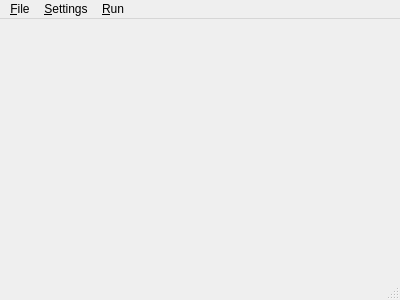
<?xml version="1.0" encoding="UTF-8"?>
<ui version="4.0">
 <class>EDVSD_Viewer</class>
 <widget class="QMainWindow" name="EDVSD_Viewer">
  <property name="geometry">
   <rect>
    <x>0</x>
    <y>0</y>
    <width>400</width>
    <height>300</height>
   </rect>
  </property>
  <property name="windowTitle">
   <string>EDVSD_Viewer</string>
  </property>
  <widget class="QWidget" name="centralWidget"/>
  <widget class="QMenuBar" name="menuBar">
   <property name="geometry">
    <rect>
     <x>0</x>
     <y>0</y>
     <width>400</width>
     <height>26</height>
    </rect>
   </property>
   <widget class="QMenu" name="menu_File">
    <property name="title">
     <string>&amp;File</string>
    </property>
    <addaction name="action_Open_File"/>
    <addaction name="action_Close_File"/>
    <addaction name="separator"/>
    <addaction name="actionE_xit"/>
   </widget>
   <widget class="QMenu" name="menu_Settings">
    <property name="title">
     <string>&amp;Settings</string>
    </property>
    <widget class="QMenu" name="menu_Mode">
     <property name="title">
      <string>&amp;Mode</string>
     </property>
     <addaction name="action_Green_Red"/>
     <addaction name="action_White_Black"/>
    </widget>
    <addaction name="menu_Mode"/>
    <addaction name="actionDump_NNData"/>
   </widget>
   <widget class="QMenu" name="menuRun">
    <property name="title">
     <string>&amp;Run</string>
    </property>
    <addaction name="action_GA"/>
   </widget>
   <addaction name="menu_File"/>
   <addaction name="menu_Settings"/>
   <addaction name="menuRun"/>
  </widget>
  <widget class="QStatusBar" name="statusBar">
   <property name="mouseTracking">
    <bool>false</bool>
   </property>
   <property name="statusTip">
    <string/>
   </property>
   <property name="accessibleName">
    <string/>
   </property>
  </widget>
  <action name="action_Open_File">
   <property name="text">
    <string>&amp;Open File...</string>
   </property>
   <property name="shortcut">
    <string>Ctrl+O</string>
   </property>
  </action>
  <action name="action_Close_File">
   <property name="text">
    <string>&amp;Close File</string>
   </property>
   <property name="shortcut">
    <string>Ctrl+W</string>
   </property>
  </action>
  <action name="actionE_xit">
   <property name="text">
    <string>&amp;Quit</string>
   </property>
   <property name="shortcut">
    <string>Ctrl+Q</string>
   </property>
  </action>
  <action name="action_Green_Red">
   <property name="checkable">
    <bool>true</bool>
   </property>
   <property name="checked">
    <bool>true</bool>
   </property>
   <property name="enabled">
    <bool>false</bool>
   </property>
   <property name="text">
    <string>&amp;Green/Red</string>
   </property>
  </action>
  <action name="action_White_Black">
   <property name="checkable">
    <bool>true</bool>
   </property>
   <property name="text">
    <string>&amp;White/Black</string>
   </property>
  </action>
  <action name="actionDump_NNData">
   <property name="text">
    <string>Dump NNData</string>
   </property>
   <property name="shortcut">
    <string>Ctrl+D</string>
   </property>
  </action>
  <action name="action_GA">
   <property name="text">
    <string>&amp;GA</string>
   </property>
   <property name="shortcut">
    <string>Ctrl+G</string>
   </property>
  </action>
 </widget>
 <layoutdefault spacing="6" margin="11"/>
 <resources/>
 <connections/>
</ui>
